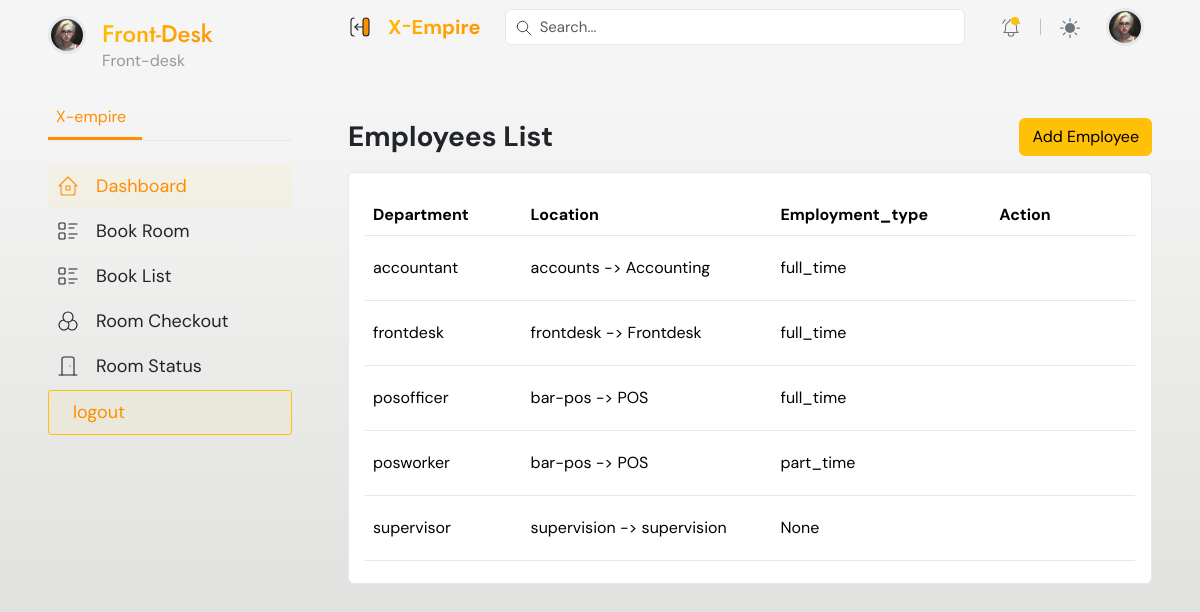
The app's page /hrm/departments/employees/ with its own data.
### hrm/models.py (models this page shows, shortened)
class Employee(models.Model):
    WorkerRoles = (
        ('front_desk', 'front_desk'),
        ('pos_staff', 'pos_staff'),
        ('hr_staff', 'hr_ataff'),
        ('manager', 'manager'),
        ('waiter', 'waiter'),
        ('supervisor', 'supervisor'),
        ('potter', 'potter'),
        ('accountant', 'accountant'),
        ('store_keeper', 'store_keeper'),
        ('security', 'security'),
    )
    user = models.OneToOneField(User, on_delete=models.CASCADE, related_name='employee_profile', null=True, blank=True)
    department_location = models.ForeignKey(DepartmentLocation, on_delete=models.CASCADE, related_name='employee_department',blank=True, null=True)
    role = models.CharField(max_length=50, choices=WorkerRoles, null=True, blank=True)
    emergency_contact_name = models.CharField(max_length=255, null=True, blank=True)
    emergency_contact_relationship = models.CharField(max_length=255, null=True, blank=True)
    emergency_contact_phone = models.CharField(max_length=20, null=True, blank=True, )
    skills = models.ManyToManyField('Skill', related_name='employees', blank=True)
    certifications = models.ManyToManyField('Certification', related_name='employees', blank=True)
    contract_type = models.CharField(max_length=50, choices=[('full_time', 'Full-Time'), ('part_time', 'Part-Time'), ('temporary', 'Temporary')], null=True, blank=True)
    contract_start_date = models.DateField(null=True, blank=True)
    contract_end_date = models.DateField(null=True, blank=True)
    contract_renewal_date = models.DateField(null=True, blank=True)

class DepartmentLocation(models.Model):
    department = models.ForeignKey(Department, on_delete=models.CASCADE, related_name='locations')
    name = models.CharField(max_length=100)
    description = models.TextField(blank=True, null=True)
    date_created = models.DateTimeField(auto_now_add=True)
    class Meta:
        unique_together = ('department', 'name')
    def __str__(self):
        return f"{self.name} -> {self.department.name}"

class Department(models.Model):
    name = models.CharField(max_length=100, unique=True)  # Ensure department name is unique
    slug = models.SlugField(max_length=100, unique=True, blank=True)
    date_created = models.DateTimeField(auto_now_add=True)

### accounts/models.py (models this page shows, shortened)
class User(AbstractUser):
    email = models.EmailField(unique=True)
    phone = models.CharField(max_length=100, null=True, blank=True)
    is_admin = models.BooleanField(default=False)
    is_supervisor = models.BooleanField(default=False)
    is_account_officer = models.BooleanField(default=False)
    is_frontdesk_officer = models.BooleanField(default=False)
    is_pos_officer = models.BooleanField(default=False)
    is_worker = models.BooleanField(default=False)
    active_status = models.BooleanField(default=False)
    t_and_c = models.BooleanField(default=False)
    def __str__(self):
        return self.username

### hrm/views.py (the view)
# urls.py: path('departments/employees/', views.employee_list, name='employees'),
def employee_list(request):
    employees = Employee.objects.all()
    form = EmployeeForm()
    context = {
        'employees': employees,
        'form':form,
        }
    return render(request, 'pages/employee_list.html', context)

### hrm/templates/pages/employee_list.html (shortened to what this page needs)
{% extends 'dashboard_base.html' %}
{% load static %}
{% block content %}
    <main class="container-fluid px-0">
        {% if request.user.is_admin %}
            {% include '../partials/menubars/admin_sidebar.html' %}
        {% elif request.user.is_supervisor %}
            {% include '../partials/menubars/supervisor_sidebar.html' %}
        {% elif request.user.is_account_officer %}
            {% include '../partials/menubars/accounting_sidebar.html' %}
        {% elif request.user.is_pos_officer %}
            {% include '../partials/menubars/pos_sidebar.html' %}
        {% else %}
            {% include '../partials/menubars/frontdesk_sidebar.html' %}
        {% endif %}
        <div class="content">
            {% include '../partials/top_header.html' %}
            <div class="px-xl-5 px-lg-4 px-3 py-3 mt-5 page-body">
                <div class="row g-3">
                    <div class="col-sm-12">
                        <div class="d-flex align-items-center justify-content-between flex-wrap">
                            <h3 class="fw-bold mb-0"> Employees List</h3>
                            <div class="col-auto d-flex w-sm-100">
                                <button type="button" class="btn btn-warning" data-bs-toggle="offcanvas" data-bs-target="#add-department" aria-controls="add-department">Add Employee</button>
                            </div>
                        </div>
                    </div>
                    <div class="col-sm-12">
                        <div class="card">
                            <div class="card-body">
                                <table class="table dataTable align-middle table-hover table-body" style="width: 100%;">
                                    <thead>
                                        <tr>
                                            <th>Department</th>
                                            <th>Location</th>
                                            <th>Employment_type</th>
                                            <th>Action</th>
                                        </tr>
                                    </thead>
                                    <tbody>
                                        {% if employees %}
                                            {% for employee in employees %}
                                                <tr>
                                                    <td>{{ employee.user }}</td>
                                                    <td>{{ employee.department_location }}</td>
                                                    <td> {{employee.contract_type}}</td>
                                                    <td>
                                                        <button type="button" class="btn" data-bs-toggle="offcanvas" data-bs-target="#edit-room" aria-controls="edit-room"><i class="fa fa-pencil-square fa-2x"></i></button>
                                                        <a href="#" data-url="{% url 'hrm:employee_delete' 0 %}" onclick="deleteEmployee(event, {{ employee.id }})" class="btn"><i class="fa fa-trash text-danger fa-2x"></i></a>
                                                    </td>
                                                </tr>
                                            {% endfor %}
                                        {% else %}
                                            <div class="text-center">
                                                <h4> No Employee Added yet! </h4>
                                            </div>
                                        {% endif %}
                                    </tbody>
                                </table>
                            </div>
                        </div>
                    </div>
                </div>
            </div>
            </main>
{% endblock %}

### records on screen
Employee: user "accountant", department_location "accounts -> Accounting", contract_type "full_time"
Employee: user "frontdesk", department_location "frontdesk -> Frontdesk", contract_type "full_time"
Employee: user "posofficer", department_location "bar-pos -> POS", contract_type "full_time"
Employee: user "posworker", department_location "bar-pos -> POS", contract_type "part_time"
Employee: user "supervisor", department_location "supervision -> supervision", contract_type "None"
